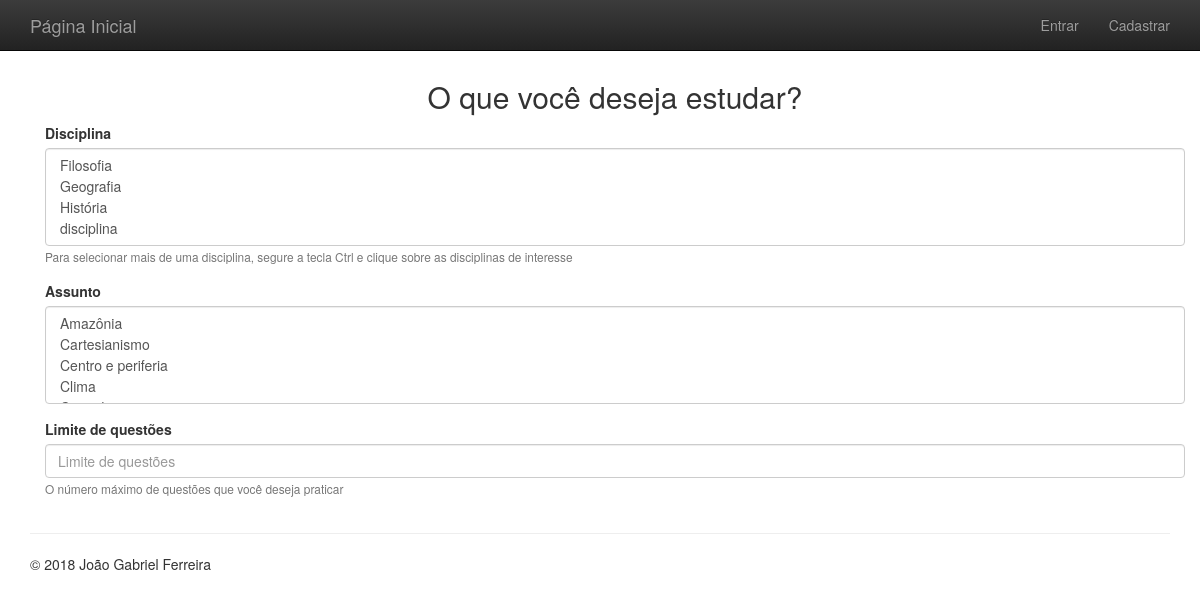
Page /listas/requerir/ on the earlier database version.
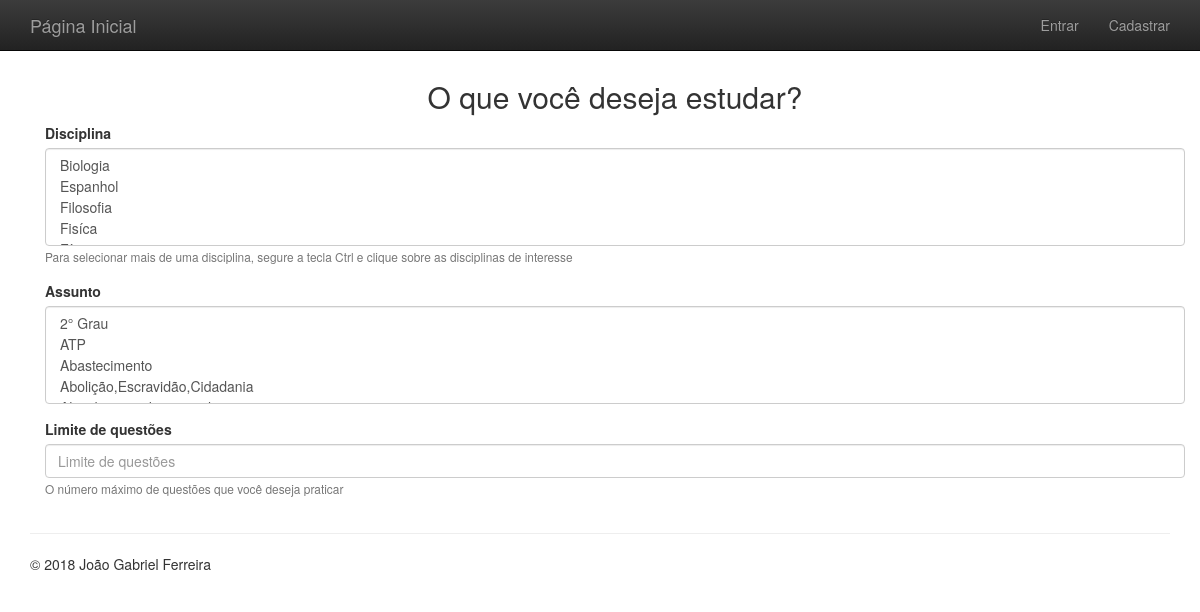
Same page on the later database version.
### listas/models.py (models this page shows)
class Tag(models.Model):
    questao = models.ManyToManyField(Questao, related_name='tags', default="", blank=True)
    assunto = models.CharField(max_length=500, default="")
    def __str__(self):
        return self.assunto

### listas/views.py (the view, shortened to what this page needs)
def requerir_lista(request):
   form = ListaForm(request.POST)
   errors = form.errors or None # form not submitted or it has errors
   return render(request, 'users/dashboard.html',{
          'form': form,
          'errors': errors,
   })

### listas/forms.py
class ListaForm(forms.Form):
    disciplinas_objects = Disciplina.objects.all().order_by('nome')
    disciplina = forms.ModelMultipleChoiceField(queryset=disciplinas_objects,
                                                help_text="Para selecionar mais de uma disciplina, segure a tecla Ctrl e clique sobre as disciplinas de interesse")
    assuntos_objects = Tag.objects.all().order_by('assunto')
    assunto = forms.ModelMultipleChoiceField(queryset=assuntos_objects, required=False)
    max_questoes = forms.IntegerField(label=u"Limite de questões",
                                      help_text= u"O número máximo de questões que você deseja praticar",
                                      min_value=1)

### listas/models.py (called while the page is built)
    def __str__(self):
        return self.nome

### listas/templatetags/lista_tags.py (called while the page is built)
@register.inclusion_tag('listas/_form.html')
def lista_form():
    form = ListaForm()
    return {'form': form}

### users/templates/users/dashboard.html (shortened to what this page needs)
{% extends "layout.html" %}
{% load lista_tags %}
{% block content %}
    <div id="content">
        <div class="container">
            {% lista_form %}
        </div>
    </div>
{% endblock %}

### templates/layout.html (shortened to what this page needs)
{% load static from staticfiles %}
<!DOCTYPE html>
<html lang="en">
<head>
  <link rel="stylesheet" href="https://maxcdn.bootstrapcdn.com/bootstrap/3.3.7/css/bootstrap.min.css">
  <link rel="stylesheet" href="https://maxcdn.bootstrapcdn.com/bootstrap/3.3.7/css/bootstrap-theme.min.css">
</head>
<body>
  <nav class="navbar navbar-inverse navbar-fixed-top">
    <div class="container">
      <div class="navbar-header">
        <a class="navbar-brand" href={% url 'home' %}>Página Inicial</a>
      </div>
      <div id="navbar" class="navbar-collapse collapse">
        <ul class="nav navbar-nav navbar-right">
          {% if not user.is_authenticated %}
            <li><a href="{% url 'users:login' %}">Entrar</a> </li>
            <li><a href="{% url 'users:signup' %}">Cadastrar</a></li>
          {% else %}
            <li><a href="{% url 'listas:requerir' %}">Gerar Lista</a></li>
          <li><a href="{% url 'users:logout' %}">Sair</a></li>
          {% endif %}
        </ul>
      </div>
    </div>
  </nav>
  {% block content %}
  {% endblock %}
  <div class="container">
      <hr>
      <footer>
          <p>&copy; 2018 João Gabriel Ferreira</p>
      </footer>
  </div>
</body>
</html>

### listas/templates/listas/_form.html (shortened to what this page needs)
{% load bootstrap3 %}
<form method="POST" action = "#">
    <div class="container">
        <h2 align="center">O que você deseja estudar?</h2>
        {% bootstrap_form form %}
    </div>
</form>

### templates/layout.html (style rules this page uses)
#content { margin-top: 60px; }

Differences in the rows shown:
removed Tag: assunto "Amazônia / Cartesianismo / Centro e periferia / Clima"
Other differences:
form field disciplina: "Filosofia / Geografia / História / disciplina" → "Biologia / Espanhol / Filosofia / Fisíca"
form field assunto: (not shown) → "2° Grau / ATP / Abastecimento / Abolição,Escravidão,Cidadania"
